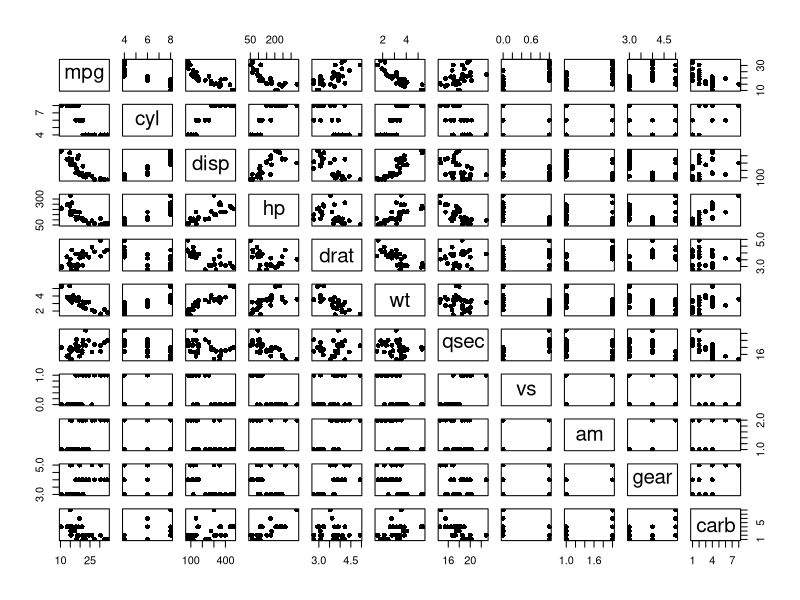
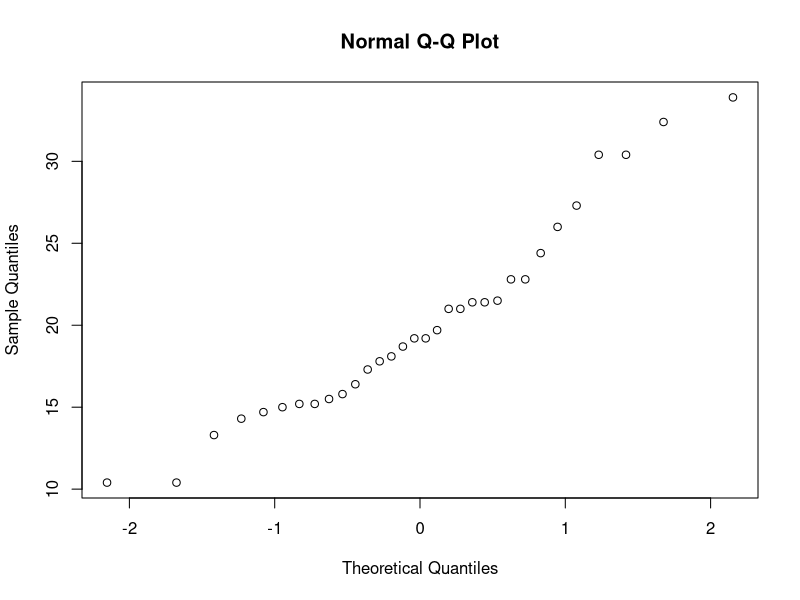
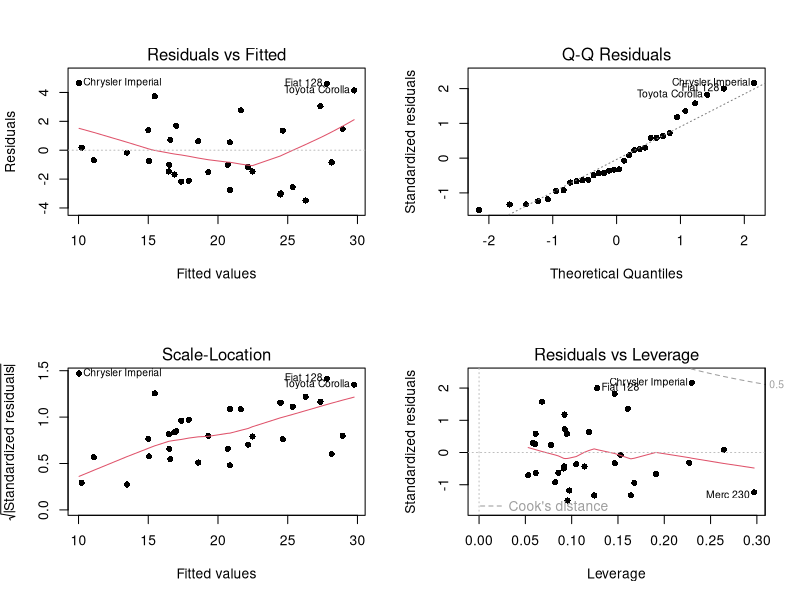
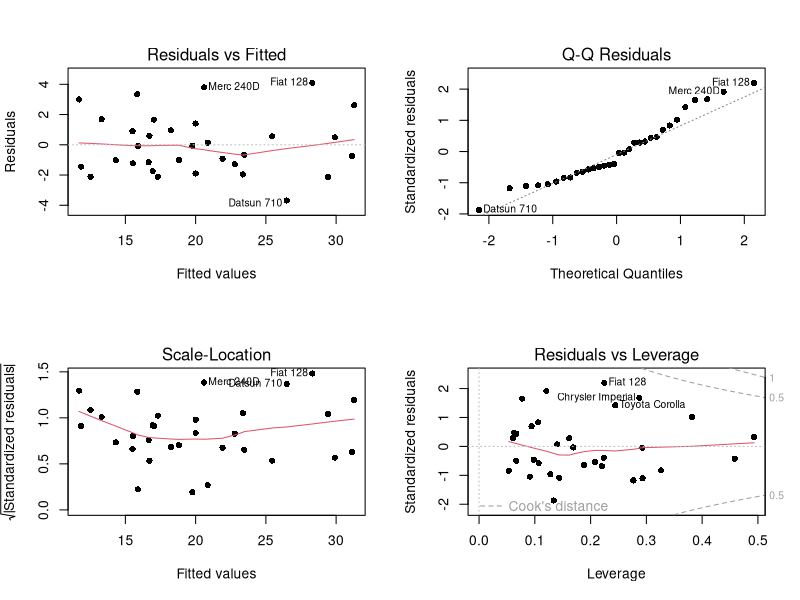

R code for these plots, in order:
## ---- chunk 1
data(mtcars)
## ---- chunk 2
mtcars$am<-as.factor(mtcars$am)
levels(mtcars$am)<-c("Automatic", "Manual")
m1 <- lm(mpg~am, data=mtcars)
m2 <- lm(mpg~am-1, data=mtcars)
confint(m1, parm="amManual")
confint(m2, parm=c("amManual", "amAutomatic"))
## ---- chunk 3
bestmodel1 <- step(lm(mpg~., data=mtcars), trace=0)
bestmodel1$call
## ---- chunk 4
bestmodel2<-lm(mpg~wt+qsec+am-1, data=mtcars)
confint(bestmodel1, parm="amManual")
confint(bestmodel2, parm=c("amManual", "amAutomatic"))
## ---- chunk 5
twoslopes <- lm(mpg~wt*am+qsec*am, data=mtcars)
twoslopes2 <- lm(mpg~wt:am+qsec:am, data=mtcars)
confint(twoslopes, parm="amManual")
confint(twoslopes2)
## ---- chunk 6
pairs(mtcars, pch=16)
## ---- chunk 7
qqnorm(mtcars$mpg)
## ---- chunk 8
par(mfrow = c(2,2))
plot(bestmodel1, pch=16)
## ---- chunk 9
par(mfrow = c(2,2))
plot(twoslopes, pch=16)
